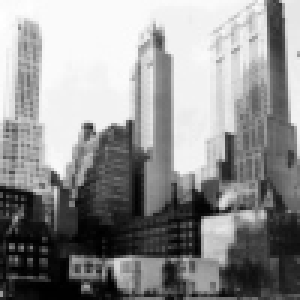
#> input picture Assignment1/Question 4/example.jpg, 100 x 100 px (shown 3 times larger)
$ python ES12B1018_Prob4-5.py
#> lines starting #> are read from the running program, lines starting #| are printed output that depends on the picture
import numpy as np
import cv2
from matplotlib import pyplot as plt
x = cv2.imread("example.jpg",0)
#> x is the input picture: shape (100, 100); min 0, max 255, mean 143.6
y = cv2.mean(x.flatten())
#> y = (143.6, 0, 0, 0)
x = cv2.subtract(x,y)
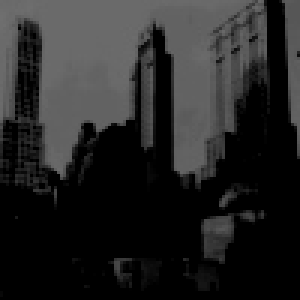
#> x: shape (100, 100) (shown 3 times larger); min 0, max 111, mean 37.8
cv2.imshow("image",x)
cv2.waitKey(0)
